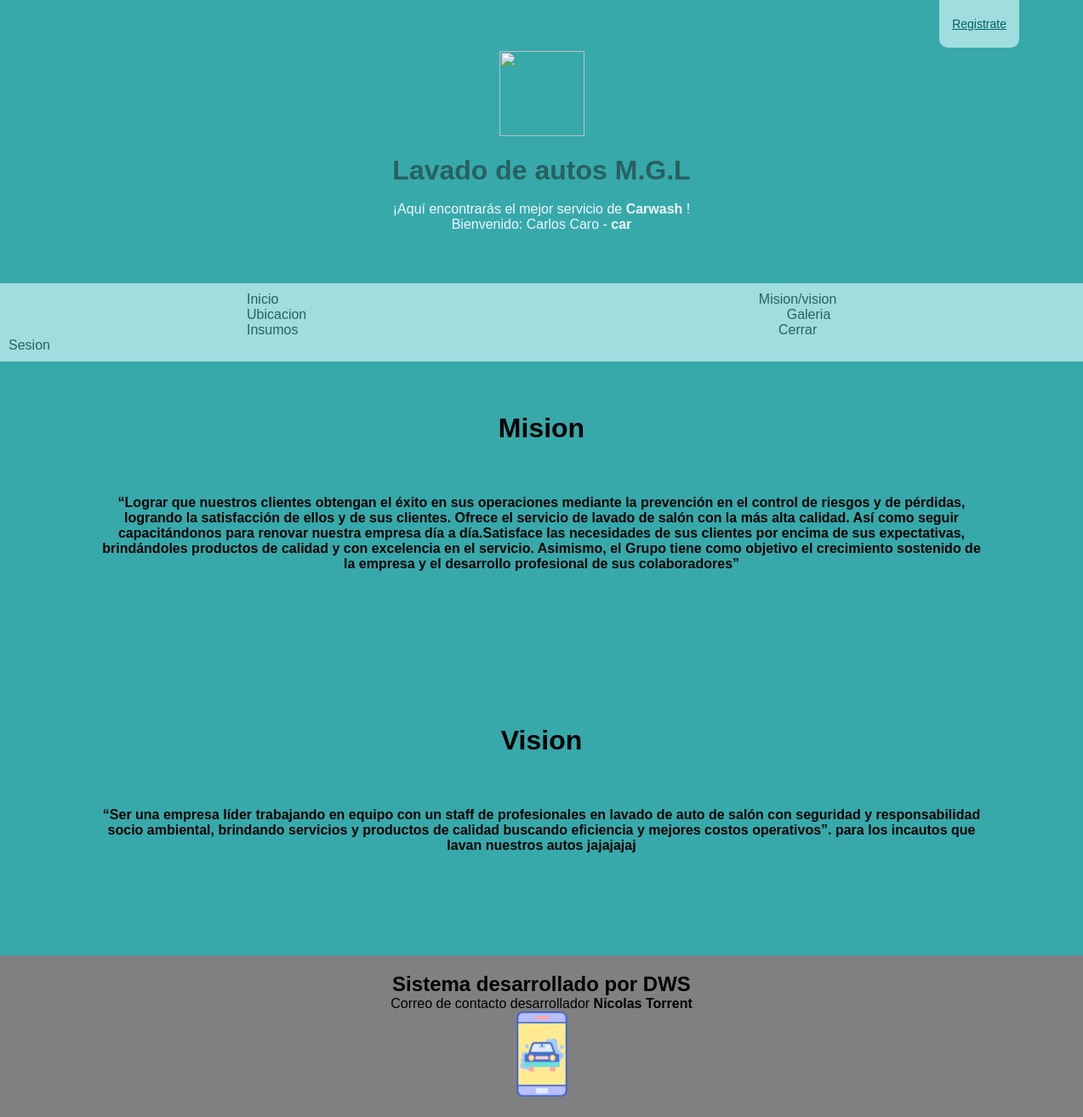
The app's page /misionyvision/ (signed in) with its own data.
### myCar/models.py (models this page shows, shortened)
class MisionyVision(models.Model):
    ident = models.CharField(max_length=15,primary_key=True)
    mision = models.TextField()
    vision = models.TextField()

### myCar/views.py (the view)
# urls.py: path('misionyvision/',misionyvision,name='MYV'),
def misionyvision(request):
    lista = MisionyVision.objects.all()
    return render(request,'web/mision_vision.html',{'lista':lista})

### myCar/templates/web/mision_vision.html
{% extends "web/base.html" %}
{% block contenido %}
    {% for item in lista %}
    <div class ="mision">
        <h1><b>Mision</b></h1>
        <h4 class="descripcion">{{item.mision}}
        </h4>
    </div>
    <div class="vision">
        <h1><b>Vision</b></h1>
        <h4 class="descripcion">{{item.vision}}
        </h4>
    </div>
     {% endfor %}
{% endblock contenido %}

### myCar/templates/web/base.html (shortened to what this page needs)
{% load static %}
<!DOCTYPE html>
<html lang="en">
<head>
    <link rel="stylesheet" href="{% static 'estilo.css' %}">
</head>
<body>
    <div class="header logo_header">
        <a class="logo_prin" href="Index.html"><img src="{% static 'archivos utiles/iconos-pack2/iconos-pack2/png/050-car-wash-6.png' %}" width="100" height="100"></a>
        <a href="Index.html" class="index">
            <h1> Lavado de autos M.G.L </h1>
        </a>
        <a href="{% url 'REG' %}" class="registro"> Registrate</a>
        <p>¡Aquí encontrarás el mejor servicio de <b> Carwash </b>! </p>
        {% if user.is_authenticated %}
            <p>Bienvenido: {{user.first_name}} {{user.last_name}} - <b>{{user.username}}</b></p>
        {% endif %}
    </div>
    <div class="navegarbar">
        <a href="{% url 'INDEX' %}">Inicio </a>
        <a href="{% url 'MYV' %}">Mision/vision </a>
        <a href="">Ubicacion</a>
        <a href="{% url 'GALE' %}">Galeria </a>
        <a href="{% url 'INSUMOS' %}">Insumos </a>
        {% if user.is_authenticated %}
            <a href="{% url 'LOGOUT' %}">Cerrar Sesion</a>
        {% else %}
            <a href="{% url 'LOGIN' %}">Login</a>
        {% endif %}
    </div>
    {% block contenido %}
    {% endblock contenido %}
    <footer>
        <div class="footer">
            <h2>Sistema desarrollado por DWS </h2>
            <p>Correo de contacto desarrollador <b> Nicolas Torrent </b>
                <a class="logo_prin"><img src="{% static 'archivos utiles/iconos-pack2/iconos-pack2/png/008-car-wash-1.png' %}" width="100" height="100"> </a>
            </p>
        </div>
    </footer>
</body>
</html>

### myCar/static/estilo.css (style rules this page uses)
* { margin: 0; padding: 0; box-sizing: border-box; }
body { font-family: Arial, Helvetica, sans-serif; margin: 0; }
.logo_prin { display: block; margin-left: auto; margin-right: auto; }
.header { padding: 60px; text-align: center; background: #37A9AB; color: aliceblue; }
.navegarbar { padding: 10px; display: flow-root; background: #A0DDDE; }
.navegarbar a { color: #296061; text-decoration: none; padding: 10px 280px; text-align: center; }
.index { color: #296061; text-decoration: none; padding: 10px 280px; text-align: center; }
.registro { display: inline-block; padding: 20px 15px; background: #A0DDDE; color: #005F61 !important; font-size: 14px; position: absolute; top: 0; right: 75px; -webkit-border-bottom-right-radius: 10px; -webkit-border-bottom-left-radius: 10px; -moz-border-radius-bottomright: 10px; -moz-border-radius-bottomleft: 10px; border-bottom-right-radius: 10px; border-bottom-left-radius: 10px; }
.mision { font-family: Arial, Helvetica, sans-serif; padding: 60px; display: block; margin-left: auto; margin-right: auto; text-align: center; background-color: #37A9AB; }
.vision { font-family: Arial, Helvetica, sans-serif; padding: 60px; display: block; margin-left: auto; margin-right: auto; text-align: center; background-color: #37A9AB; }
.descripcion { font-family: Arial, Helvetica, sans-serif; padding: 60px; display: block; margin-left: auto; margin-right: auto; text-align: center; background-color: #37A9AB; }
.footer { text-align: center; padding: 20px; background-color: gray; height: auto; }

### records on screen
MisionyVision: mision "“Lograr que nuestros clientes obtengan el éxito en sus operaciones mediante la prevención en el control de riesgos y de pérdidas, logrando la satisfacción de ellos y de sus clientes. Ofrece el servicio de lavado de salón con la más alta calidad. Así como seguir capacitándonos para renovar nuestra empresa día a día.Satisface las necesidades de sus clientes por encima de sus expectativas, brindándoles productos de calidad y con excelencia en el servicio. Asimismo, el Grupo tiene como objetivo el crecimiento sostenido de la empresa y el desarrollo profesional de sus colaboradores”", vision "“Ser una empresa líder trabajando en equipo con un staff de profesionales en lavado de auto de salón con seguridad y responsabilidad socio ambiental, brindando servicios y productos de calidad buscando eficiencia y mejores costos operativos”. para los incautos que lavan nuestros autos jajajajaj"

### other values on screen
{{ user.first_name }} "Carlos"
{{ user.last_name }} "Caro"
{{ user.username }} "car"
